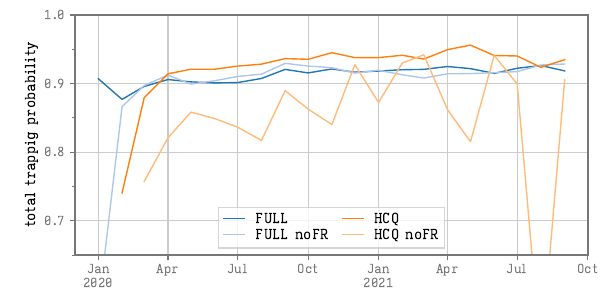

This figure's Python source:
#!/usr/bin/env python3

from datetime import date

import numpy as np
from matplotlib import dates as mdates
from matplotlib import pyplot, ticker

import cov_afr
import cov_utils


def main():
    """Do the main."""
    data = cov_utils.load_csv("../data/inward_degree.csv", transpose=True)
    data_nofr = cov_utils.load_csv("../data/inward_degree_noFR.csv", transpose=True)
    data = {k: np.ma.masked_less_equal(v, 0) for k, v in data.items()}
    dates = [date.fromisoformat(d + "-01") for d in cov_afr.cycle_months()]
    print(*data.keys(), sep="\n")

    fig, ax = pyplot.subplots(
        1,
        1,
        sharex=True,
        figsize=(6, 3),
        gridspec_kw={"hspace": 0, "top": 0.95, "bottom": 0.15, "right": 0.98},
    )
    cmap = pyplot.cm.get_cmap("tab20")

    ax.plot(dates, data["full_inward"], label="FULL", color=cmap(0))
    ax.plot(dates, data_nofr["full_inward"], label="FULL noFR", color=cmap(1))
    ax.plot(dates, data["hydchl_inward"], label="HCQ", color=cmap(2))
    ax.plot(dates, data_nofr["hydchl_inward"], label="HCQ noFR", color=cmap(3))
    ax.set_ylim(0.65, 1.0)
    # ax.set_yticks([0.8, 0.9, 1.0])
    ax.legend(
        loc="lower center",
        ncol=2,
        frameon=True,
        labelspacing=0.2,
        handlelength=1.5,
        handleheight=0.7,
        columnspacing=1,
    )
    ax.grid()
    ax.set_ylabel("total trappig probability")

    # ax = axes[1]
    # ax.plot(dates, data["full_num_edges"], label="FULL noFR", color=cmap(0))
    # ax.plot(dates, data["hydchl_num_edges"], label="HYD noFR", color=cmap(2))
    # ax.set_ylabel("tweet count")
    # ax.set_yticks(range(0, 1000001, 300000))
    # ax.yaxis.set_major_formatter(lambda x, y: f"{x/1000:.0f}k" if x > 0 else "0")
    # ax.grid()

    # for nn, ax in enumerate(axes):
    locator = mdates.AutoDateLocator(minticks=3, maxticks=8)
    formatter = mdates.ConciseDateFormatter(locator, formats=["%b\n%Y", "%b", "", "", "", ""])
    ax.xaxis.set_major_locator(locator)
    ax.xaxis.set_major_formatter(formatter)
    ax.yaxis.set_major_locator(ticker.MultipleLocator(0.1))
    ax.yaxis.set_minor_locator(ticker.MultipleLocator(0.05))

    # fig.align_labels()
    # pyplot.tight_layout(h_pad=0)
    # pyplot.show()
    pyplot.savefig("plot_afr_degrees.pdf")


if __name__ == "__main__":
    main()
